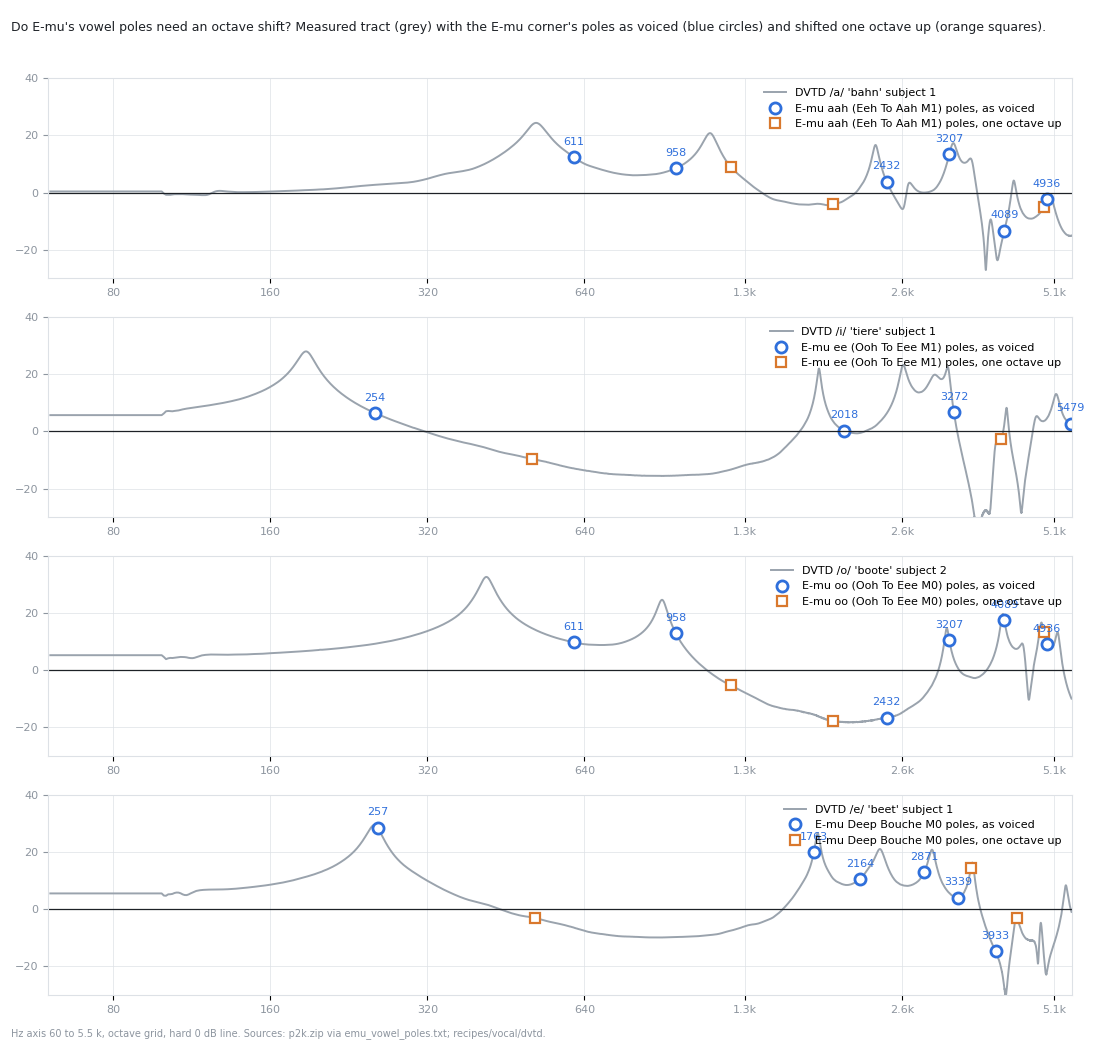

Reproduce this figure in Python.
import os, re, glob
import numpy as np
import matplotlib
matplotlib.use("Agg")
import matplotlib.pyplot as plt

HERE = os.path.dirname(os.path.abspath(__file__))
ROOT = os.path.abspath(os.path.join(HERE, "..", ".."))
INK = "#1d2126"; MUTE = "#8d959f"; GRIDC = "#dde1e6"; BLUE = "#2F6FDB"; ORANGE = "#D9782D"; GREY = "#9aa3ad"
FS = 11025.0

emu = {}
for line in open(os.path.join(HERE, "emu_vowel_poles.txt"), encoding="utf-8"):
    m = re.match(r"(\S+)\s+M(\d)\s+poles:\s+(.*)", line.strip())
    if m:
        emu[(m.group(1), int(m.group(2)))] = sorted((float(t.split("/")[0]), float(t.split("/")[1])) for t in m.group(3).split())


def load(path):
    d = np.loadtxt(path, skiprows=1); return d[:, 0], d[:, 1]


PAIRS = [(("eeh_to_aah", 1), "E-mu aah (Eeh To Aah M1)", "s1-01-bahn-tense-a", "DVTD /a/ 'bahn' subject 1"),
         (("ooh_to_eee", 1), "E-mu ee (Ooh To Eee M1)", "s1-03-tiere-tense-i", "DVTD /i/ 'tiere' subject 1"),
         (("ooh_to_eee", 0), "E-mu oo (Ooh To Eee M0)", "s2-04-boote-tense-o", "DVTD /o/ 'boote' subject 2"),
         (("deep_bouche", 0), "E-mu Deep Bouche M0", "s1-02-beet-tense-e", "DVTD /e/ 'beet' subject 1")]
fig, axes = plt.subplots(len(PAIRS), 1, figsize=(11, 2.6 * len(PAIRS)), dpi=100)
fig.patch.set_facecolor("white")
for ax, (ek, elabel, dname, dlabel) in zip(axes, PAIRS):
    path = glob.glob(os.path.join(ROOT, "recipes", "vocal", "dvtd", "subject-*", dname, "*-vvtf-measured.txt"))[0]
    hz, mag = load(path)
    meas = 20 * np.log10(np.maximum(mag, 1e-6)); meas -= np.median(meas[(hz > 60) & (hz < 5500)])
    keep = (hz > 60) & (hz < 5500)
    ax.plot(hz[keep], meas[keep], color=GREY, lw=1.4, label=dlabel)
    for fp, bw in emu[ek]:
        if fp < 5500:
            y = float(np.interp(fp, hz, meas))
            ax.plot(fp, y, "o", ms=8, mfc="white", mec=BLUE, mew=2.0)
            ax.annotate(f"{fp:.0f}", (fp, y), textcoords="offset points", xytext=(0, 9), ha="center", fontsize=8, color=BLUE)
        if fp * 2 < 5500:
            y = float(np.interp(fp * 2, hz, meas))
            ax.plot(fp * 2, y, "s", ms=7, mfc="white", mec=ORANGE, mew=1.6)
    ax.plot([], [], "o", ms=8, mfc="white", mec=BLUE, mew=2.0, label=elabel + " poles, as voiced")
    ax.plot([], [], "s", ms=7, mfc="white", mec=ORANGE, mew=1.6, label=elabel + " poles, one octave up")
    ax.set_xscale("log"); ax.set_xlim(60, 5500); ax.set_ylim(-30, 40)
    ax.axhline(0, color=INK, lw=0.9)
    ax.set_xticks([80, 160, 320, 640, 1300, 2600, 5100]); ax.set_xticklabels(["80", "160", "320", "640", "1.3k", "2.6k", "5.1k"], fontsize=8, color=MUTE)
    ax.set_yticks([-20, 0, 20, 40]); ax.tick_params(axis="y", labelsize=8, colors=MUTE)
    ax.grid(True, color=GRIDC, lw=0.5); ax.minorticks_off()
    for sp in ax.spines.values():
        sp.set_color(GRIDC)
    ax.legend(fontsize=8, frameon=False, loc="upper right")
fig.suptitle("Do E-mu's vowel poles need an octave shift? Measured tract (grey) with the E-mu corner's poles as voiced (blue circles) and shifted one octave up (orange squares).",
             fontsize=9, color=INK, x=0.01, ha="left")
fig.text(0.01, 0.004, "Hz axis 60 to 5.5 k, octave grid, hard 0 dB line. Sources: p2k.zip via emu_vowel_poles.txt; recipes/vocal/dvtd.", fontsize=7, color=MUTE)
fig.tight_layout(rect=(0, 0.01, 1, 0.97))
out = os.path.join(HERE, "emu_vowels_vs_dvtd_octave.png"); fig.savefig(out, facecolor="white"); print(out)
